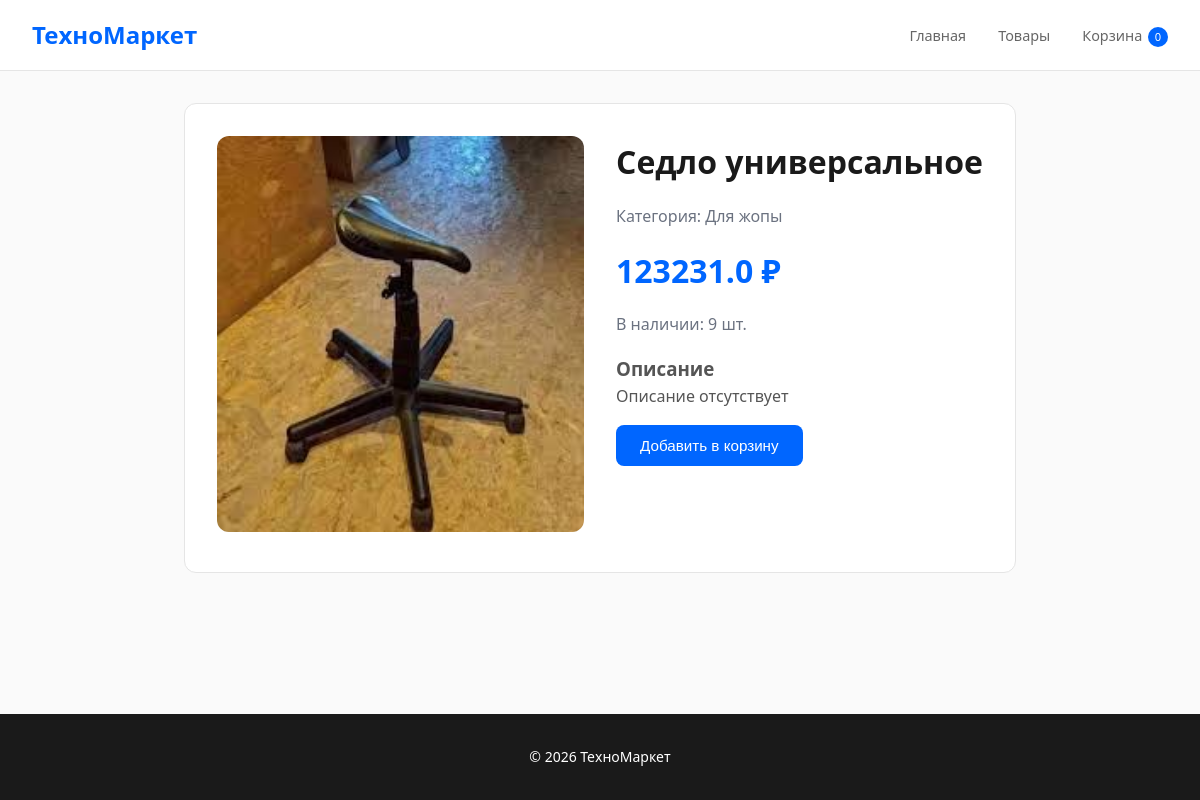
Page /product/1 on the committed database.
### app.py (models this page shows)
class Product(db.Model):
    id = db.Column(db.Integer, primary_key=True)
    name = db.Column(db.String(200), nullable=False)
    category = db.Column(db.String(100))
    price = db.Column(db.Float, nullable=False)
    stock = db.Column(db.Integer, default=0)
    description = db.Column(db.Text)
    image = db.Column(db.String(200), default='default.png')

### app.py (the view)
@app.route('/product/<int:id>')
def product_detail(id):
    p = Product.query.get_or_404(id)
    return render_template('product_detail.html', product=p)

### templates/product_detail.html (shortened to what this page needs)
<!DOCTYPE html>
<html lang="ru">
<head>
</head>
<body>
    <header class="header">
        <div class="header-inner">
            <div class="logo">ТехноМаркет</div>
            <nav class="nav">
                <a href="/">Главная</a>
                <a href="/products">Товары</a>
                <a href="/cart">Корзина <span class="cart-badge" id="cart-count">0</span></a>
            </nav>
        </div>
    </header>
    <div class="container">
        <div class="product-detail">
            <div class="product-image">
                <img src="{{ url_for('static', filename='uploads/' + product.image) }}" onerror="this.src='{{ url_for('static', filename='default.png') }}'">
            </div>
            <div class="product-info">
                <h1>{{ product.name }}</h1>
                <div class="stock">Категория: {{ product.category or 'Не указана' }}</div>
                <div class="price">{{ product.price }} ₽</div>
                <div class="stock">В наличии: {{ product.stock }} шт.</div>
                <div class="description">
                    <h3>Описание</h3>
                    <p>{{ product.description or 'Описание отсутствует' }}</p>
                </div>
                <button class="btn" onclick="addToCart({{ product.id }}, '{{ product.name }}', {{ product.price }}, '{{ product.image }}')">Добавить в корзину</button>
            </div>
        </div>
    </div>
    <footer class="footer"><p>© 2026 ТехноМаркет</p></footer>
</body>
</html>

### templates/product_detail.html (style rules this page uses)
* { margin:0;padding:0;box-sizing:border-box }
body { font-family:'Segoe UI',system-ui,sans-serif;background:#fafafa;color:#1a1a1a;line-height:1.6;display:flex;flex-direction:column;min-height:100vh }
.header { background:#fff;padding:1rem 2rem;position:sticky;top:0;z-index:100;border-bottom:1px solid #e5e5e5 }
.header-inner { max-width:1200px;margin:0 auto;display:flex;justify-content:space-between;align-items:center }
.logo { font-size:1.5rem;font-weight:700;color:#0066ff }
.nav { display:flex;gap:2rem;align-items:center }
.nav a { text-decoration:none;color:#666;font-size:.9rem;font-weight:500;transition:color .2s }
.cart-badge { background:#0066ff;color:#fff;border-radius:50%;width:20px;height:20px;display:inline-flex;align-items:center;justify-content:center;font-size:.7rem;margin-left:2px }
.container { max-width:1000px;margin:2rem auto;padding:0 1rem }
.product-detail { background:#fff;border-radius:12px;overflow:hidden;display:grid;grid-template-columns:1fr 1fr;gap:2rem;padding:2rem;border:1px solid #e5e5e5 }
.product-image img { width:100%;border-radius:12px }
.product-info h1 { margin-bottom:1rem }
.price { font-size:2rem;font-weight:700;color:#0066ff;margin:1rem 0 }
.stock { margin:.5rem 0;color:#6b7280 }
.description { margin:1rem 0;color:#555 }
.btn { display:inline-block;padding:.75rem 1.5rem;background:#0066ff;color:#fff;text-decoration:none;border-radius:8px;font-size:.95rem;font-weight:500;border:none;cursor:pointer;transition:background .2s }
.footer { background:#1a1a1a;color:#fff;padding:2rem;text-align:center;margin-top:auto;font-size:.875rem }

### rows in the picture
Product: image (picture), name "Седло универсальное", category "Для жопы", price "123231.0", stock "9", description "Описание отсутствует"
